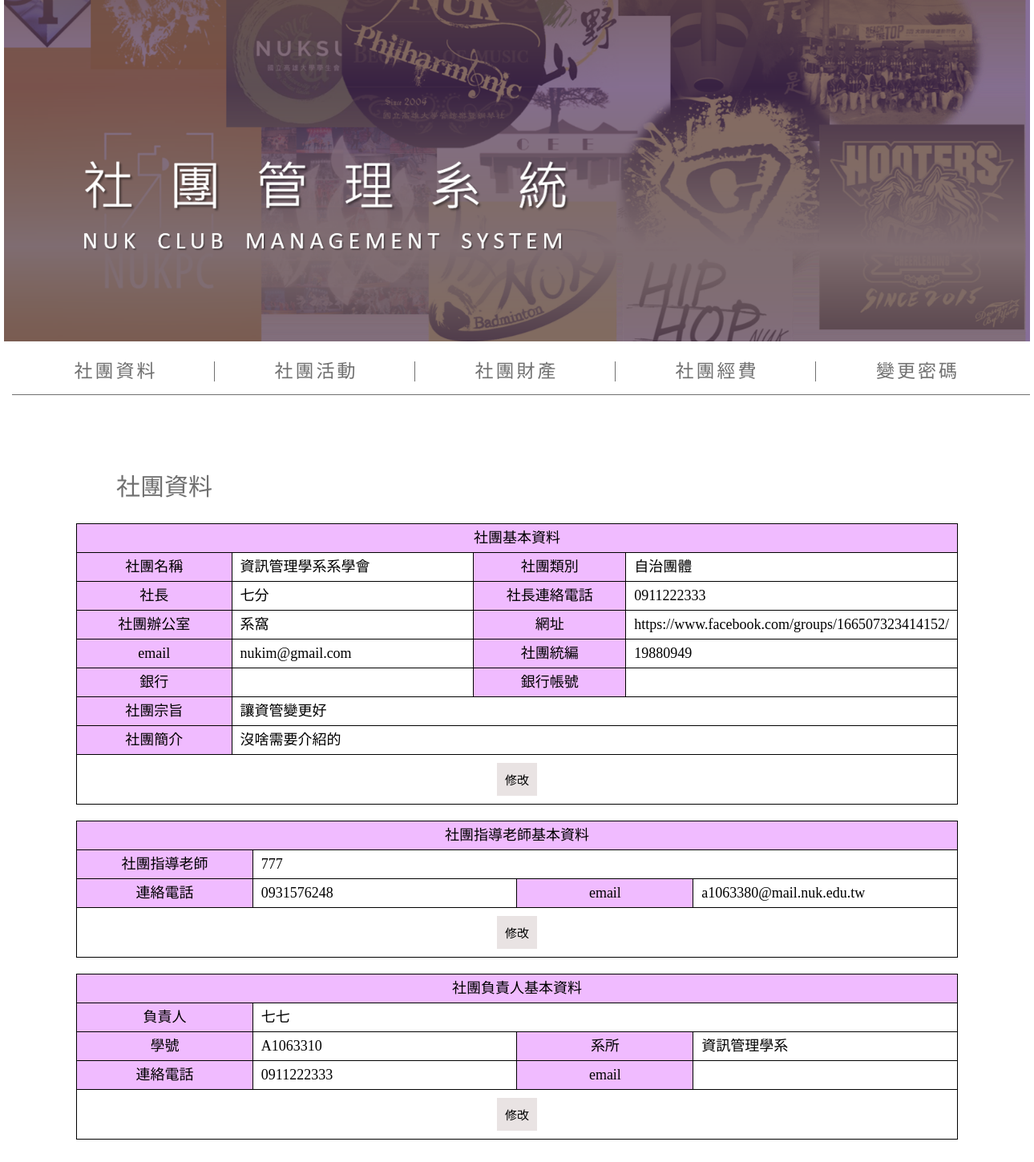
/user/user_info.php (signed in), run on the app's committed database.
### tables this page shows
CREATE TABLE `club` (
  `club_id` int(10) NOT NULL,
  `club` varchar(255) NOT NULL,
  `club_kind` varchar(255) NOT NULL,
  `president` varchar(255) NOT NULL,
  `office` varchar(255) NOT NULL,
  `website` varchar(255) NOT NULL,
  `tel` varchar(10) NOT NULL,
  `email` varchar(255) NOT NULL,
  `bank` varchar(255) NOT NULL,
  `b_account` varchar(255) NOT NULL,
  `tax_id` varchar(10) NOT NULL,
  `purpose` varchar(255) NOT NULL,
  `introduction` varchar(255) NOT NULL,
  `teacher` varchar(255) NOT NULL,
  `t_tel` varchar(10) NOT NULL,
  `t_email` varchar(255) NOT NULL,
  `principal` varchar(255) NOT NULL,
  `prin_dep` varchar(255) NOT NULL,
  `prin_id` varchar(255) NOT NULL,
  `prin_tel` varchar(10) NOT NULL,
  `prin_email` varchar(255) NOT NULL,
  `check_club` varchar(1) NOT NULL
);

### user/user_info.php (the view, shortened to what this page needs)
<!DOCTYPE html>
<html lang="en">
<head>
  <link rel="stylesheet" href="user_info.css">
</head>
<body>
        <div class="wrap">
            <div class="top"><img src="6.png" width=1280>
            </div>
            <div class="head">
            <ul class="list">
                  <li><a id="info" href="user_info.php#intro">社團資料</a>
                  </li>
                  <li><a id="info" href="user_activity.php#intro">社團活動</a>
                  </li>
                  <li><a id="info" href="user_property.php#intro">社團財產</a>
                  </li>
                  <li><a id="info" href="user_funds.php#intro">社團經費</a>
                  </li>
                  <li><a class="passwd" href="#" id="changepasswd">變更密碼</a></li>
                </ul>
            </div>
            <div class="intro">
              <h2 class="title">社團資料</h2>
            <?php
              $link = @mysqli_connect('localhost','root', '123456','php_project');
              $club=$_COOKIE["club"];
              $SQL = "SELECT * FROM club WHERE club='$club'";
              $result=mysqli_query($link,$SQL);
              $row=mysqli_fetch_assoc($result);
              echo "<table border='1' width='100%'>";
              echo "<tr>";
              echo "<td colspan='4' bgcolor='#F0BBFF'>社團基本資料</td>";
              echo "</tr>";
              echo "<tr>";
              echo "<td width='20%' bgcolor='#F0BBFF'>社團名稱</td><td width='30%' align='left'>".$row["club"]."</td>";
              echo "<td width='20%' bgcolor='#F0BBFF'>社團類別</td><td width='30%' align='left'>".$row["club_kind"]."</td>";
              echo "</tr>";
              echo "<tr>";
              echo "<td bgcolor='#F0BBFF'>社長</td><td align='left' align='left'>".$row["president"]."</td>";
              echo "<td bgcolor='#F0BBFF'>社長連絡電話</td><td align='left'>".$row["tel"]."</td>";
              echo "</tr>";
              echo "<tr>";
              echo "<td bgcolor='#F0BBFF'>社團辦公室</td><td align='left'>".$row["office"]."</td>";
              echo "<td bgcolor='#F0BBFF'>網址</td><td align='left'>".$row["website"]."</td>";
              echo "</tr>";
              echo "<tr>";
              echo "<td bgcolor='#F0BBFF'>email</td><td align='left'>".$row["email"]."</td>";
              echo "<td bgcolor='#F0BBFF'>社團統編</td><td align='left'>".$row["tax_id"]."</td>";
              echo "</tr>";
              echo "<tr>";
              echo "<td bgcolor='#F0BBFF'>銀行</td><td align='left'>".$row["bank"]."</td>";
              echo "<td bgcolor='#F0BBFF'>銀行帳號</td><td align='left'>".$row["b_account"]."</td>";
              echo "</tr>";
              echo "<tr>";
              echo "<td bgcolor='#F0BBFF'>社團宗旨</td><td colspan='3' align='left'>".$row["purpose"]."</td>";
              echo "</tr>";
              echo "<tr>";
              echo "<td bgcolor='#F0BBFF'>社團簡介</td><td colspan='3' align='left'>".$row["introduction"]."</td>";
              echo "</tr>";
              echo "<tr>";
              echo "<td colspan='4'>";
              echo "<form action='user_club_alter.php#intro' method='post'>";
              echo "<input type='submit' value='修改' class='btn'>";
              echo "</form>";
              echo "</td>";
              echo "</tr>";
              echo "</table>";
              echo "<table border='1' width='100%'>";
              echo "<tr>";
              echo "<td colspan='4' bgcolor='#F0BBFF'>社團指導老師基本資料</td>";
              echo "</tr>";
              echo "<tr>";
              echo "<td bgcolor='#F0BBFF'>社團指導老師</td><td colspan='3' align='left'>".$row["teacher"]."</td>";
              echo "</tr>";
              echo "<tr>";
              echo "<td width='20%' bgcolor='#F0BBFF'>連絡電話</td><td width='30%' align='left'>".$row["t_tel"]."</td>";
              echo "<td width='20%' bgcolor='#F0BBFF'>email</td><td width='30%' align='left'>".$row["t_email"]."</td>";
              echo "</tr>";
              echo "<tr>";
              echo "<td colspan='4'>";
              echo "<form action='user_club_alter.php#intro' method='post'>";
              echo "<input type='submit' value='修改' class='btn'>";
              echo "</form>";
              echo "</td>";
              echo "</tr>";
              echo "</table>";
              echo "<table border='1' width='100%'>";
              echo "<tr>";
              echo "<td colspan='4' bgcolor='#F0BBFF'>社團負責人基本資料</td>";
              echo "</tr>";
              echo "<tr>";
              echo "<td bgcolor='#F0BBFF' width='20%'>負責人</td><td colspan='3' align='left'>".$row["principal"]."</td>";
              echo "</tr>";
              echo "<tr>";
              echo "<td width='20%' bgcolor='#F0BBFF'>學號</td><td width='30%' align='left'>".$row["prin_id"]."</td>";
              echo "<td width='20%' bgcolor='#F0BBFF'>系所</td><td width='30%' align='left'>".$row["prin_dep"]."</td>";
              echo "</tr>";
              echo "<tr>";
              echo "<td width='20%' bgcolor='#F0BBFF'>連絡電話</td><td width='30%' align='left'>".$row["prin_tel"]."</td>";
              echo "<td width='20%' bgcolor='#F0BBFF'>email</td><td width='30%' align='left'>".$row["prin_email"]."</td>";
              echo "</tr>";
              echo "<tr>";
              echo "<td colspan='4'>";
              echo "<form action='user_club_alter.php#intro' method='post'>";
              echo "<input type='submit' value='修改' class='btn'>";
              echo "</form>";
              echo "</td>";
              echo "</tr>";
              echo "</table>";
              ?>
            </div>
</div>
</body>

### user/user_info.css (style rules this page uses)
html, body, div, span, applet, object, iframe, h1, h2, h3, h4, h5, h6, p, blockquote, pre, a, abbr, acronym, address, big, cite, code, del, dfn, em, img, ins, kbd, q, s, samp, small, strike, strong, sub, sup, tt, var, b, u, i, center, dl, dt, dd, ol, ul, li, fieldset, form, label, legend, table, caption, tbody, tfoot, thead, tr, th, td, article, aside, canvas, details, embed, figure, figcaption, footer, header, hgroup, menu, nav, output, ruby, section, summary, time, mark, audio, video { margin: 0; padding: 0; border: 0; font-size: 100%; font: inherit; vertical-align: baseline; }
body { line-height: 1; }
ol, ul { list-style: none; }
table { border-collapse: collapse; border-spacing: 0; }
a { color: #000; }
.wrap { width: 1280px; font-family:Microsoft JhengHei; color: #707070; margin-left: auto; margin-right: auto; }
.top { width:100%; }
.head { border-bottom:1px solid #707070; border-color:#707070; width:1250px; height:50px; float:left; margin-left:10px; margin-top:3px; padding-bottom:10px; padding-left:20px; }
.list { text-align: center; padding-top:20px; }
.list li { float:left; list-style: none; width: 250px; }
.list a { text-decoration: none; color: #707070; font-size: 23px; letter-spacing: 3px; }
#info { text-align: center; border-right: 1px solid #707070; padding-right: 70px; padding-left: 40px; }
.passwd { padding-right:30px; width: 270px; }
.btn { font-size: 15px; outline:none; border:white; background:rgb(233, 227, 227); padding: 10px; text-align: center; font-family: 標楷體; }
.intro { margin-top: -30px; margin-bottom: 100px; }
.intro table { border:1px solid #000; font-family: 標楷體; width:1100px; margin-top: 20px; margin-right: auto; margin-left: auto; text-align:center; border-collapse:collapse; }
.intro td { border:1px solid #000; padding:10px; color:black; line-height: 15px; font-size: 18px; }
.intro .title { font-size: 30px; padding:10px; margin: 120px 0 0 130px; }

### data on the page
club: club "資訊管理學系系學會", club_kind "自治團體", president "七分", tel "0911222333", office "系窩", website "https://www.facebook.com/groups/166507323414152/", email "nukim@gmail.com", tax "19880949", purpose "讓資管變更好", introduction "沒啥需要介紹的", teacher "777", t_tel "0931576248", t_email "a1063380@mail.nuk.edu.tw", principal "七七", prin "A1063310", prin_dep "資訊管理學系", prin_tel "0911222333"
